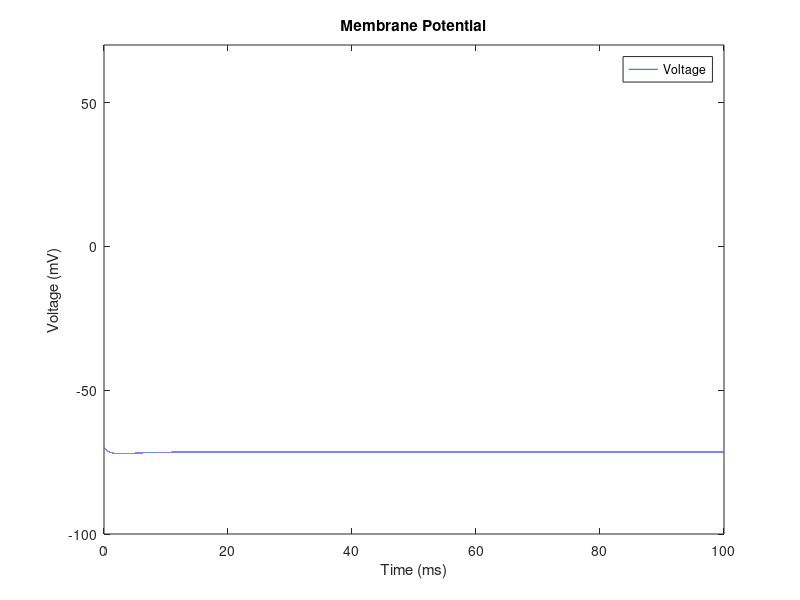
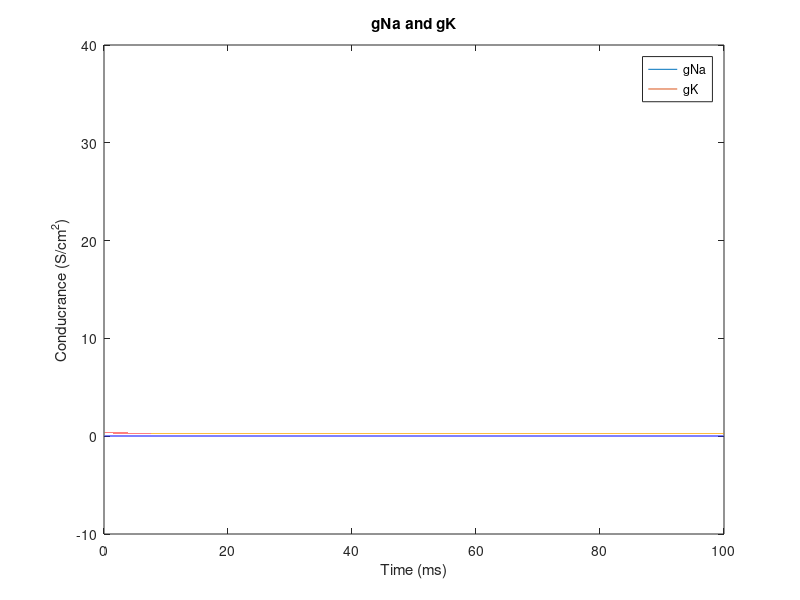

MATLAB code for these plots, in order:
%%%Define Time

steps = 0.001 ; %100,001 steps
time = 0:steps:100; %Total Simulation time: 100ms

%%%Constants

g_K_max = 36; %mS/cm^2
g_Na_max = 120; %mS/cm^2
g_L_max = 0.3; %mS/cm^2

E_K = -12; %mV
E_Na = 115; %mV
E_L = 10.6; %mV

V_rest = 0; %mV
C_m = 1; %uf/cm^2

%%%Initial Condition

%Calculate initial conditions based on V_rest
a_m = 0.1*((25-V_rest)/(exp((25-V_rest)/10) - 1));
B_m = 4*exp(-V_rest/18);
a_n = .01 * ((10-V_rest)/(exp((10-V_rest)/10)-1));
B_n = .125*exp(-V_rest/80);
a_h = .07*exp(-V_rest/20);
B_h = 1/(exp((30-V_rest)/10) + 1);

m_0 = a_m/(a_m+B_m);
n_0 = a_n/(a_n+B_n);
h_0 = a_h/(a_h+B_h);

%Create membrane potential vector and initialize first element to 0
V_m = zeros(size(time));
V_m(1) = 0;

%Calculate required values for the first iteration
m = m_0;
n = n_0;
h = h_0;

I_Na = m^3*g_Na_max*h*(V_m(1)-E_Na); 
I_K = n^4*g_K_max*(V_m(1)-E_K);
I_L = g_L_max*(V_m(1)-E_L);
I_ion = -I_Na - I_K - I_L;
    
g_Na_vec = zeros(size(time));
g_K_vec = zeros(size(time));
g_L_vec = zeros(size(time));

g_Na = m^3*h*g_Na_max;
g_K = n^4*g_K_max;
g_L = g_L_max;

g_Na_vec(1) = g_Na;
g_K_vec(1) = g_K;
g_L_vec(1) = g_L;

%Create step pulse

%concantenate the 5uA/cm current for 0.5 ms
I_step = horzcat(ones(1, 501), zeros(1, 99501)) ;

%%%Iterate + Eulers

%Start at second iteration since first iteration is already calculated
%based on initial conditions
for i = 2:length(time)

    %Eulers on membrane potential
    V_m(i) = V_m(i-1) + (steps*(I_ion / C_m));
    
    %Calculate Current
    I_Na = m^3*g_Na_max*h*(V_m(i)-E_Na); 
    I_K = n^4*g_K_max*(V_m(i)-E_K);
    I_L = g_L_max*(V_m(i)-E_L);
    
    I_ion = I_Na - I_K - I_L; %Resting State
    %I_ion = I_step(i) - I_Na - I_K - I_L; %step pulse
    %I_ion = 5-I_Na - I_K - I_L; %Constant current DC
  
    a_m = 0.1*((25-V_m(i))/(exp((25-V_m(i))/10) - 1));
    B_m = 4*exp(-V_m(i)/18);
    a_n = .01 * ((10-V_m(i))/(exp((10-V_m(i))/10)-1));
    B_n = .125*exp(-V_m(i)/80);
    a_h = .07*exp(-V_m(i)/20);
    B_h = 1/(exp((30-V_m(i))/10) + 1);
    
    %Eulers on m,n,h variables
    m = m + (steps*(a_m*(1-m)-B_m*m));
    n = n + (steps*(a_n*(1-n)-B_n*n));
    h = h + (steps*(a_h*(1-h)-B_h*h));
    
    %Update conductances
    g_Na = m^3*h*g_Na_max;
    g_K = n^4*g_K_max;
    g_L = g_L_max;
    
    g_Na_vec(i) = g_Na;
    g_K_vec(i) = g_K;
    g_L_vec(i) = g_L;
end

%%%Plot

%Compensate for -70 mV since V_rest initialized as 0
V_m = V_m - 70;

figure
plot(time,V_m)
title('Membrane Potential');
legend('Voltage');
xlabel('Time (ms)') % x-axis label
ylabel('Voltage (mV)') % y-axis label
    
ylim([-100, 70]);

figure
plot(time, g_Na_vec, time, g_K_vec) 
axis([0, 100, -10, 40]);
title('gNa and gK');
legend('gNa','gK');
xlabel('Time (ms)') % x-axis label
ylabel('Conducrance (S/cm^2)') % y-axis label

